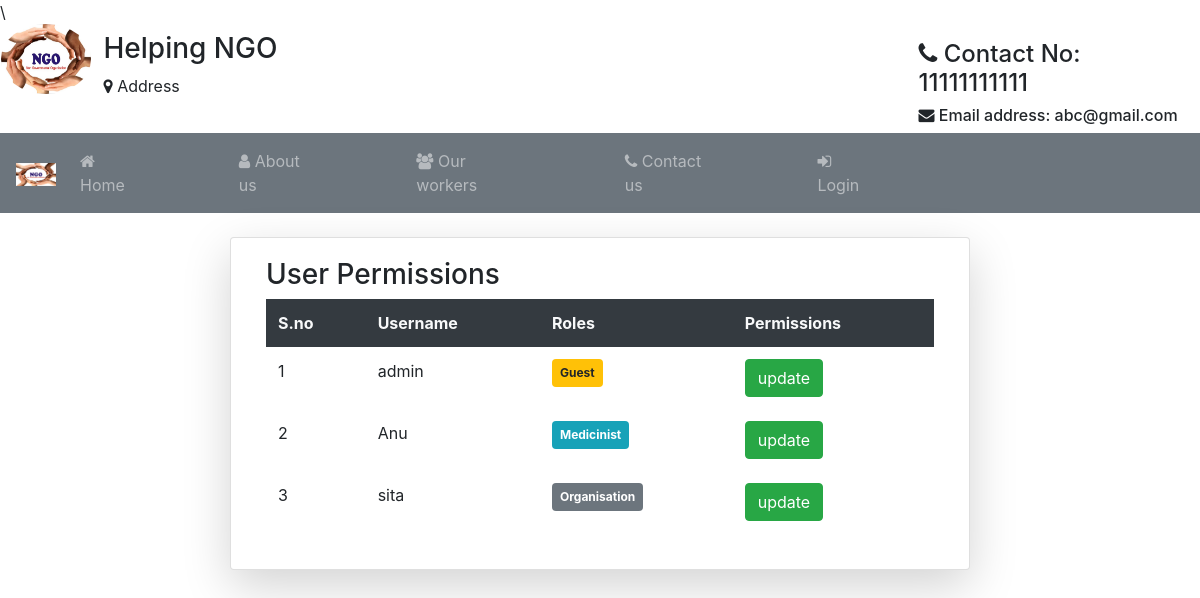
Screenshot of /prm/ with the database file from the repository.
### Student/models.py (models this page shows)
class User(AbstractUser):
	img= models.ImageField(upload_to='Profiles/',default="profile.png")
	dob=models.DateField(null=True,blank=True)
	organization_name=models.CharField(max_length=120,blank=True,null=True)
	hospital_name=models.CharField(max_length=120,blank=True,null=True)
	g=[('Male','Male'),('Female','Female')]
	gender=models.CharField(max_length=10,choices=g,null=True,blank=True)
	ph_no=models.CharField(max_length=10)
	pan_no=models.CharField(max_length=10,null=True,blank=True)
	address=models.CharField(max_length=100)
	postal_code=models.CharField(max_length=7)
	city=models.CharField(max_length=20)
	state=models.CharField(max_length=20,default='Andra Pradesh')
	country=models.CharField(max_length=20,default='India')
	p=[(1,'Medicinist'),(2,'Organisation'),(3,'Guest')]
	role=models.IntegerField(choices=p,default=3)

### Student/views.py (the view)
# urls.py: path('prm/',views.peruser,name="pmu"),
def peruser(request):
	ty=User.objects.all()
	return render(request,'htfiles/peruser.html',{'q':ty})

### Student/templates/htfiles/peruser.html (shortened to what this page needs)
{% extends 'htfiles/header.html' %}
{% block content %}
<div class="container mt-4">
	<div class="card col-md-8 mx-auto shadow-lg">
		<div class="card-body">
			<h3>User Permissions</h3>
			<table class="table table-borderless">
				<tr class="bg-dark text-light">
					<th>S.no</th>
					<th>Username</th>
					<th>Roles</th>
					<th>Permissions</th>
				</tr>
				{% for j in q %}
				<tr>
					<td>{{forloop.counter}}</td>
					<td>{{j.username}}</td>
					<td>
						{% if j.role == 3 %}
						<span class="badge badge-pills badge-warning p-2">Guest</span>
						{% elif j.role == 2 %}
						<span class="badge badge-pills badge-secondary p-2">Organisation</span>
						{% elif j.role == 1 %}
						<span class="badge badge-pills badge-info p-2">Medicinist</span>
						{% else %}
						<span class="badge badge-pills badge-success p-2">Admin</span>
						{% endif %}
				</td>
					<td colspan="3">
						<a href="{% url 'gp' j.id %}" class="btn btn-success">update</a>
					</td>
				</tr>
				{% endfor %}
			</table>
		</div>
	</div>
</div>
{% endblock %}

### rows the page displays
User: username "admin", role "Guest"
User: username "Anu", role "Medicinist"
User: username "sita", role "Organisation"
